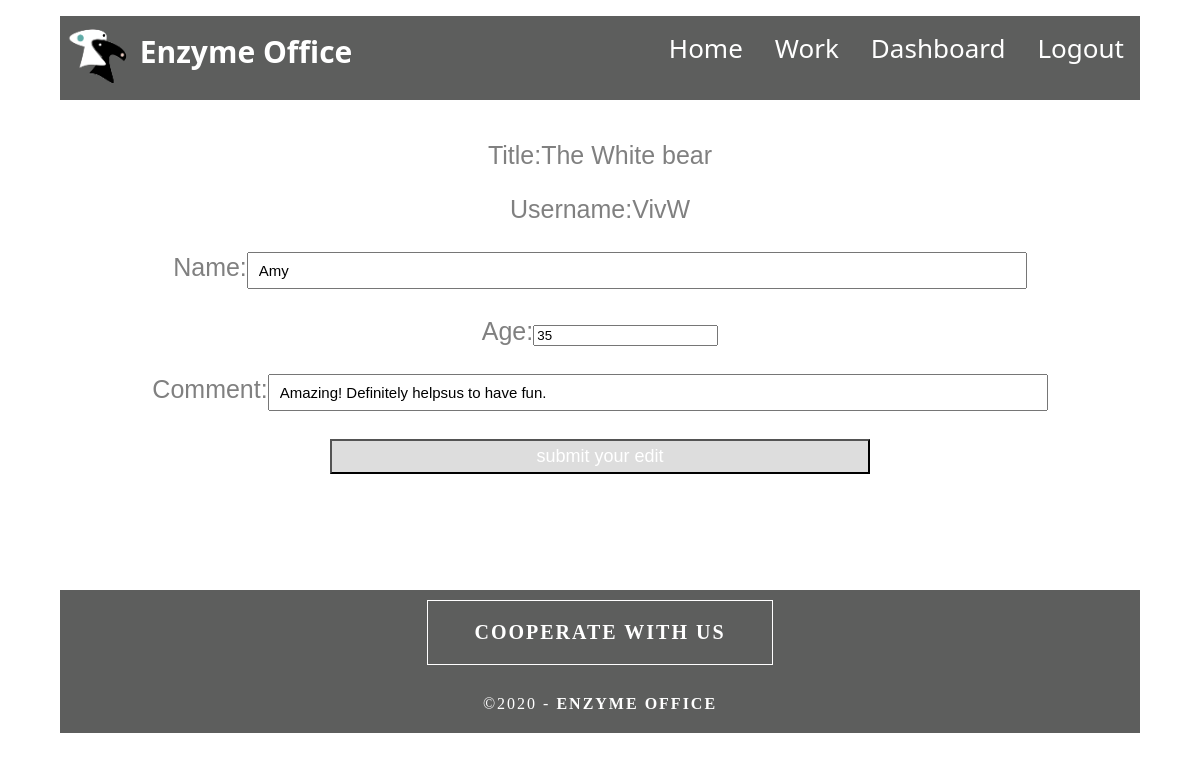
/enzymeoffice/edit/3 (signed in), run on the app's committed database.
### enzyme/models.py (models this page shows, shortened)
class comment(models.Model):
    id=models.TextField(max_length=50),
    work=models.TextField(max_length=100)
    username=models.TextField(max_length=50)
    date_posted=models.DateField(auto_now_add=True)
    comment=models.TextField(blank=True)
    Age=models.IntegerField()
    name=models.TextField(max_length=50)

### enzyme/views.py (the view, shortened to what this page needs)
# urls.py: path('edit/<int:id>', views.enzyme_office_edit, name='enzyme_offic_edit'),
def enzyme_office_edit(request,id):
    commentlist = models.comment.objects.all()
    if  request.session['is_login'] is True:
        a=request.POST
        editcomment = []
        for i in range(len(commentlist)):
            if int(commentlist[i].id) is id:
                editcomment.append(commentlist[i])
        return render(request, "enzymeoffice/enzyme/edit.html", {"editlist": editcomment})
    else:
        enzyme_office_alternative(request)

### templates/enzymeoffice/enzyme/edit.html (shortened to what this page needs)
{% extends "enzymeoffice/base.html" %}
{% load static %}
{% block mainpage %}
  <div class="mainpagedetail">
    <dl style="text-align:center; padding-top: 100px;padding-bottom: 100px; ">
  <form method="post" action="" id="form">
       {% for edit in editlist %}
            <p>Title:{{edit.work}}<input type="hidden"id="work" class="edittype" name="work" form="form" value="{{edit.work}}" readonly></p>
            <p>Username:{{edit.username}}<input type="hidden"id="username" class="edittype" name="username" form="form" value="{{edit.username}}" readonly> </p>
           <p>Name:<input type="text"id="name"lass="edittype" name="name"form="form"  value="{{edit.name}}"></p>
            <p>Age:<input type="number"id="age"lass="edittype" name="age"form="form"  value="{{edit.Age}}"></p>
            <p>Comment:<input type="text" id="commentedit"lass="edittype" name="commentedit"form="form"  value="{{edit.comment}}">  </p>
        <button type="submit" class="accountbutton">submit your edit</button>
              {% endfor %}
      </form>
    </dl>
	</div>
{% endblock %}

### enzyme/static/css/p51.css (style rules this page uses)
body { font-family: Cambria, "Hoefler Text", "Liberation Serif", Times, "Times New Roman", serif; background-color: #FFFFFF; margin: 0; }
input[type=text], select { width: 70%; padding: 8px 10px; font-size: 15px; margin: 3px 0; display: inline-block; }
.accountbutton { padding: 5px 9px; width:50%; background: #ddd; font-size: 18px; color: white; cursor: pointer; }
.mainpagedetail p { font-size: 25px; color: gray; font-family: "Gill Sans", sans-serif; text-align: center; }

### data on the page
comment: work "The White bear", username "VivW", name "Amy", age "35", commentedit "Amazing! Definitely helpsus to have fun."
